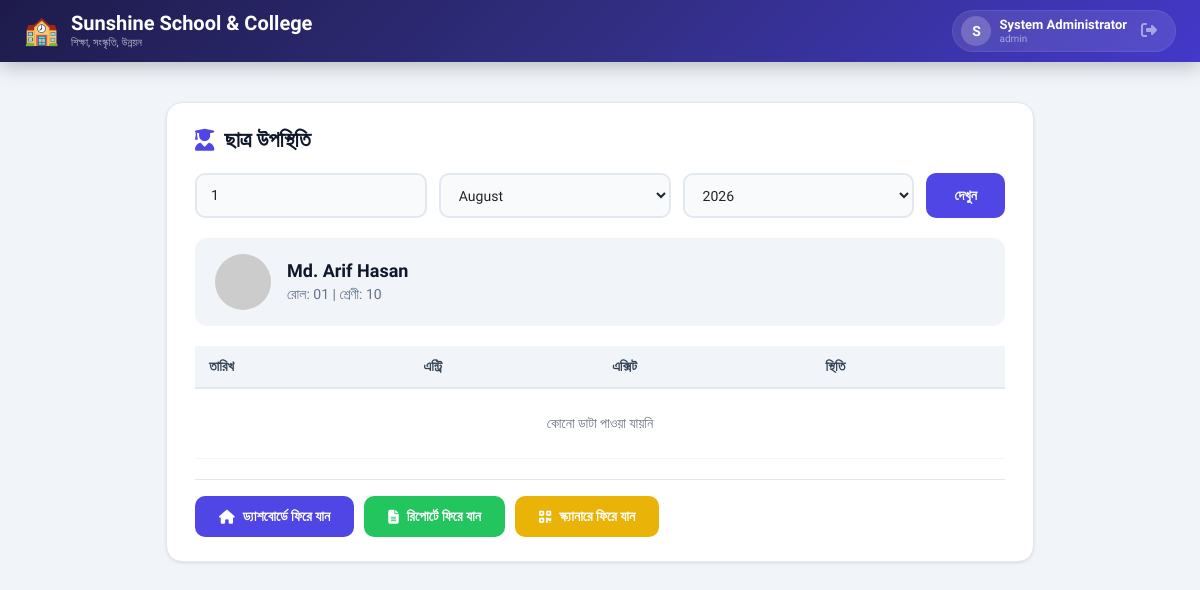
The page /admin/attendance/student_attendance.php?student_id=1 (signed in) on the database its author committed.
### tables this page shows
CREATE TABLE `students` (
  `id` int(11) NOT NULL AUTO_INCREMENT,
  `student_id` varchar(20) DEFAULT NULL,
  `name` varchar(100) NOT NULL,
  `father_name` varchar(100) DEFAULT NULL,
  `mother_name` varchar(100) DEFAULT NULL,
  `date_of_birth` date DEFAULT NULL,
  `gender` enum('Male','Female','Other') DEFAULT NULL,
  `address` text DEFAULT NULL,
  `phone` varchar(20) DEFAULT NULL,
  `guardian_phone` varchar(20) DEFAULT NULL,
  `email` varchar(100) DEFAULT NULL,
  `class` varchar(20) NOT NULL,
  `section` varchar(20) DEFAULT NULL,
  `roll` varchar(20) NOT NULL,
  `group_name` varchar(50) DEFAULT NULL,
  `blood_group` varchar(10) DEFAULT NULL,
  `card_id` varchar(50) NOT NULL,
  `photo_path` varchar(255) DEFAULT 'uploads/default.jpg',
  `admission_date` date DEFAULT NULL,
  `status` enum('active','inactive','graduated') DEFAULT 'active',
  `created_at` timestamp NOT NULL DEFAULT current_timestamp(),
  PRIMARY KEY (`id`),
  UNIQUE KEY `card_id` (`card_id`),
  UNIQUE KEY `roll` (`roll`),
  KEY `student_id` (`student_id`)
);

### admin/attendance/student_attendance.php (the view, shortened to what this page needs)
<?php
require_once '../../config/db.php';
$student_id = isset($_GET['student_id']) ? (int)$_GET['student_id'] : 0;
$month = $_GET['month'] ?? date('m');
$year = $_GET['year'] ?? date('Y');
$student = null;
$attendance_data = [];
if ($student_id > 0) {
    $stmt = $conn->prepare("SELECT * FROM students WHERE id = :id");
    $stmt->execute(['id' => $student_id]);
    $student = $stmt->fetch();
    if ($student) {
        $start_date = "$year-$month-01";
        $end_date = date('Y-m-t', strtotime($start_date));
        $stmt = $conn->prepare("SELECT date, time_in, time_out, status FROM attendance WHERE student_id = :student_id AND date BETWEEN :start AND :end ORDER BY date");
        $stmt->execute(['student_id' => $student_id, 'start' => $start_date, 'end' => $end_date]);
        $attendance_data = $stmt->fetchAll();
    }
}
?>
<?php include '../../includes/header.php'; ?>
<div class="student-att-container">
    <div class="att-card">
        <h2>
            <i class="fas fa-user-graduate"></i> ছাত্র উপস্থিতি
        </h2>
        <form method="GET" class="filter-form">
            <input type="text" name="student_id" placeholder="ছাত্র আইডি দিন"
                   value="<?php echo htmlspecialchars($student_id); ?>">
            <select name="month">
                <?php for($m=1; $m<=12; $m++): ?>
                    <option value="<?php echo str_pad($m,2,'0',STR_PAD_LEFT); ?>"
                            <?php echo $month == str_pad($m,2,'0',STR_PAD_LEFT) ? 'selected' : ''; ?>>
                        <?php echo date('F', mktime(0,0,0,$m,1)); ?>
                    </option>
                <?php endfor; ?>
            </select>
            <select name="year">
                <?php for($y=date('Y'); $y>=date('Y')-5; $y--): ?>
                    <option value="<?php echo $y; ?>" <?php echo $year == $y ? 'selected' : ''; ?>><?php echo $y; ?></option>
                <?php endfor; ?>
            </select>
            <button type="submit">দেখুন</button>
        </form>
        <?php if ($student): ?>
            <div class="student-profile">
                <img src="../../<?php echo htmlspecialchars($student['photo_path'] ?? 'uploads/default.jpg'); ?>"
                     onerror="this.src='https://ui-avatars.com/api/?name=<?php echo urlencode($student['name']); ?>&background=4f46e5&color=fff&size=56'">
                <div>
                    <h3><?php echo htmlspecialchars($student['name']); ?></h3>
                    <p>রোল: <?php echo htmlspecialchars($student['roll']); ?> | শ্রেণী: <?php echo htmlspecialchars($student['class']); ?></p>
                </div>
            </div>
            <div class="table-container">
                <table class="table-custom">
                    <thead>
                        <tr>
                            <th>তারিখ</th>
                            <th>এন্ট্রি</th>
                            <th>এক্সিট</th>
                            <th>স্থিতি</th>
                        </tr>
                    </thead>
                    <tbody>
                        <?php if (empty($attendance_data)): ?>
                        <tr>
                            <td colspan="4" class="text-center py-4 text-gray-500">কোনো ডাটা পাওয়া যায়নি</td>
                        </tr>
                        <?php endif; ?>
                    </tbody>
                </table>
            </div>
        <?php elseif ($student_id): ?>
            <div class="alert-danger">
                <i class="fas fa-exclamation-circle"></i> ছাত্র পাওয়া যায়নি
            </div>
        <?php endif; ?>
        <div class="back-home-wrapper">
            <a href="../home.php" class="btn-back-home">
                <i class="fas fa-home"></i> ড্যাশবোর্ডে ফিরে যান
            </a>
            <a href="report.php" class="btn-back-home" style="background:#22c55e;">
                <i class="fas fa-file-alt"></i> রিপোর্টে ফিরে যান
            </a>
            <a href="index.php" class="btn-back-home" style="background:#eab308;">
                <i class="fas fa-qrcode"></i> স্ক্যানারে ফিরে যান
            </a>
        </div>
    </div>
</div>
<?php include '../../includes/footer.php'; ?>

### includes/header.php (style rules this page uses)
* { font-family: 'Hind Siliguri', 'Segoe UI', sans-serif; box-sizing: border-box; }
body { background: #f1f5f9; margin: 0; padding: 0; min-height: 100vh; }
.btn-back-home { display: inline-flex; align-items: center; gap: 8px; padding: 10px 24px; border-radius: 10px; font-weight: 600; font-size: 14px; text-decoration: none; background: #4f46e5; color: white; transition: all 0.3s ease; border: none; cursor: pointer; }
.back-home-wrapper { margin-top: 20px; padding-top: 16px; border-top: 1px solid #e2e8f0; display: flex; flex-wrap: wrap; gap: 10px; }

### admin/attendance/student_attendance.php (style rules this page uses)
.student-att-container { max-width: 900px; margin: 0 auto; padding: 20px 16px; }
.att-card { background: white; border-radius: 16px; padding: 24px 28px; box-shadow: 0 1px 3px 0 rgb(0 0 0 / 0.1); border: 1px solid #e2e8f0; }
.att-card h2 { font-size: 22px; font-weight: 700; color: #0f172a; margin-bottom: 20px; display: flex; align-items: center; gap: 10px; }
.att-card h2 i { color: #4f46e5; }
.filter-form { display: flex; flex-wrap: wrap; gap: 12px; margin-bottom: 20px; }
.filter-form input, .filter-form select { padding: 10px 14px; border: 2px solid #e2e8f0; border-radius: 10px; font-size: 14px; outline: none; transition: all 0.3s ease; background: #f8fafc; flex: 1; min-width: 140px; }
.filter-form button { padding: 10px 28px; border-radius: 10px; font-weight: 600; font-size: 14px; border: none; cursor: pointer; background: #4f46e5; color: white; transition: all 0.3s ease; white-space: nowrap; }
.student-profile { background: #f1f5f9; border-radius: 12px; padding: 16px 20px; margin-bottom: 20px; display: flex; align-items: center; gap: 16px; }
.student-profile img { width: 56px; height: 56px; border-radius: 50%; object-fit: cover; }
.student-profile h3 { font-size: 18px; font-weight: 700; color: #0f172a; margin: 0; }
.student-profile p { color: #64748b; font-size: 14px; margin: 2px 0 0 0; }
.table-container { overflow-x: auto; }
.table-custom { width: 100%; border-collapse: collapse; font-size: 14px; }
.table-custom thead { background: #f1f5f9; }
.table-custom th { padding: 10px 14px; text-align: left; font-weight: 600; color: #334155; border-bottom: 2px solid #e2e8f0; }
.table-custom td { padding: 10px 14px; border-bottom: 1px solid #f1f5f9; vertical-align: middle; }
.btn-back-home { display: inline-flex; align-items: center; gap: 8px; padding: 10px 24px; border-radius: 10px; font-weight: 600; font-size: 14px; text-decoration: none; background: #4f46e5; color: white; transition: all 0.3s ease; border: none; cursor: pointer; }
.back-home-wrapper { margin-top: 20px; padding-top: 16px; border-top: 1px solid #e2e8f0; display: flex; flex-wrap: wrap; gap: 10px; }

### rows shown on the page
students: name "Md. Arif Hasan", roll "01", class "10"

### other values the page prints
SITE_NAME "Sunshine School & College"
SITE_SLOGAN "শিক্ষা, সংস্কৃতি, উন্নয়ন"
substr($fullName, 0, 1) "S"
$fullName "System Administrator"
getRole() "admin"
form field month "August"
form field year "2026"
